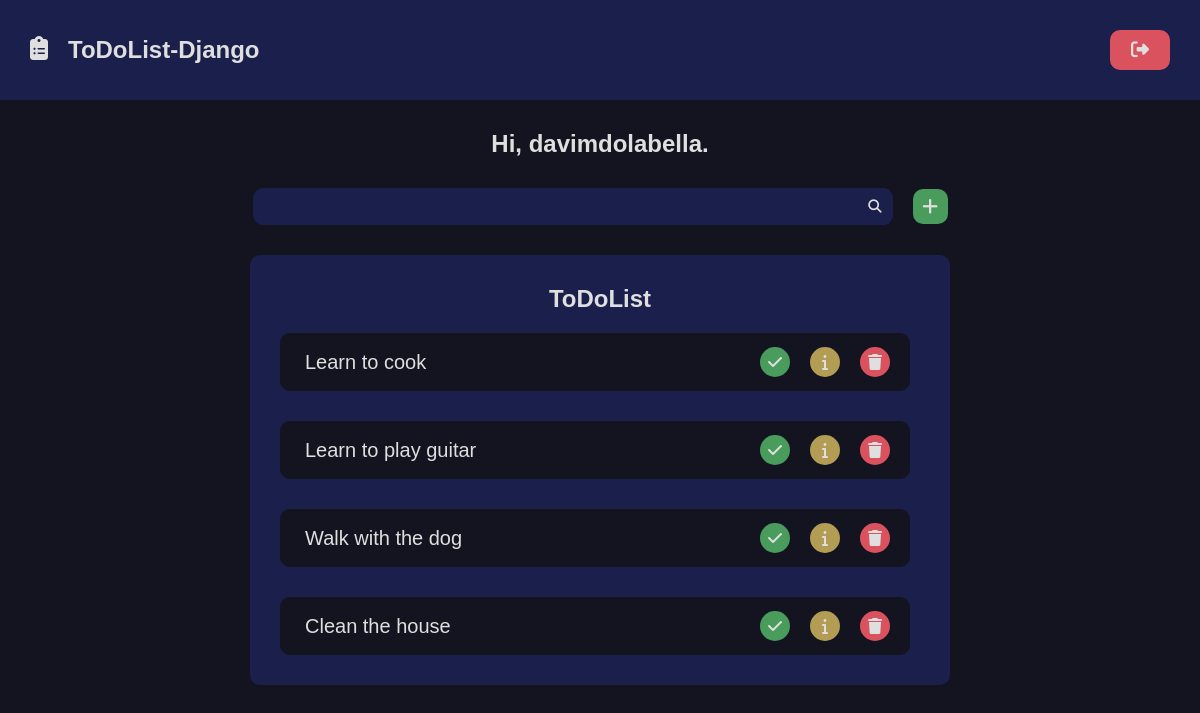
The app's page / (signed in) with its own data.
### todolist/models.py (models this page shows, shortened)
class Task(models.Model):
    title = models.CharField(max_length=35)
    description = models.TextField(max_length=500)
    checked = models.BooleanField(default=False)
    deadline = models.DateField()
    created_at = models.DateTimeField(auto_now_add=True)
    updated_at=models.DateTimeField(auto_now=True)
    slug = models.SlugField(max_length=20, unique=True)
    author = models.ForeignKey(
        User, on_delete=models.SET_NULL, null=True
    )

### todolist/views.py (the view)
# urls.py: path('', views.home, name='home'),
@login_required(login_url='users:login', redirect_field_name='next')
def home(request):
    tasks = Task.objects.filter(
            author=request.user
        ).order_by('-id')
    return render(request, 'todolist/pages/home.html', {
        'tasks':tasks,
    })

### todolist/templates/todolist/pages/home.html
{% extends "global/base.html" %}
{% block content %}
    <div class="main container">
        {% if not is_detail_page %}
            <h1 class="main_menssage">Hi, {{ request.user.username }}.</h1>
        {% endif %}
        {% include "todolist/partials/todolist.html" %}
    </div>
{% endblock content %}

### todolist/templates/todolist/partials/list_item.html
{% if is_detail_page %}
    <div class="list-item-actions" style="margin-top:1rem;">
        <div class="list-item-action-button">
            <a href="#" class="list-item-action-button-link two" title="edit-item"><i class="fa-solid fa-pencil"></i></a>
        </div>
        <div class="list-item-action-button">
            <a href="#" class="list-item-action-button-link three " title="delete-item"><i class="fa-solid fa-trash"></i></a>
        </div>
    </div>
    <div class="detail list-item border">
        <div class="detail list-item-content">
            {% if task.checked %}
            <p class="detail list-item-text">Status: <span>Done</span></p>
            {% else %}
            <p class="detail list-item-text">Status: <span>Not done</span></p>
            {% endif %}
        </div>
    </div>
    <div class="detail list-item border">
        <div class="detail list-item-content">
            <p class="detail list-item-text">Name: <span>{{ task.title }} </span></p>
        </div>
    </div>
    <div class="detail list-item border">
        <div class="detail list-item-content">
            <p class="detail list-item-text">Description: <span>{{ task.description }} </span></p>
        </div>
    </div>
    <div class="detail list-item border">
        <div class="detail list-item-content">
            <p class="detail list-item-text time">Deadline: <span>{{ task.deadline }} </span></p>
        </div>
    </div>
    <div class="detail list-item border">
        <div class="detail list-item-content">
            <p class="detail list-item-text time">Author: <span>{{ task.author.username }} </span></p>
        </div>
    </div>
{% else %}
    <div class="list-item border">
        <div class="list-item-content">
            <p class="list-item-text">
                {% if task.title %}
                    {{ task.title }}
                {% else %}
                    {{ task.object.title }}
                {% endif %}
            </p>
        </div>
        <div class="list-item-actions">
            <div class="list-item-action-button">
                <a href="#" class="list-item-action-button-link one" title="check-item"><i class="fa-solid fa-check"></i></a>
            </div>
            <div class="list-item-action-button">
                <a href="{% url 'todolist:detail' task.pk %}" class="list-item-action-button-link two" title="details"><i class="fa-solid fa-info"></i></a>
            </div>
            <div class="list-item-action-button">
                <a href="#" class="list-item-action-button-link three " title="delete-item"><i class="fa-solid fa-trash"></i></a>
            </div>
        </div>
    </div>
{% endif %}

### base_static/global/css/style.css (style rules this page uses)
:root { --color-primary: #269fe6; --color-primary-hover: #2086c2; --color-primary-dark: #13141f; --color-primary-dark-header:#1b1f4b; --color-primary-dark-hover: #212336; --color-primary-light: #d4ecfa; --color-primary-light-hover: #bdd8e7; --color-white: #dfdfdf; --color-black: #000; --color-dark-text: #444; --color-info-light: #cce5ff; --color-debug-light: #cce5ff; --color-success-light: #d4edda; --color-alert-light: #fff3cd; --color-warning-light: #fff3cd; --color-error-light: #f8d7da; --color-info-dark: #4d86c4; --color-debug-dark: #4d86c4; --color-success-dark: #4a9c5d; --color-alert-dark: #927f40; --color-warning-dark: #b39c53; --color-error-dark: #da525d; --color-gray-0: #f9f9f9; --color-gray-1: #e0e0e0; --color-gray-2: #c7c7c7; --color-gray-3: #aeaeae; --color-gray-4: #959595; --color-gray-5: #7d7d7d; --color-gray-6: #646464; --color-gray-7: #4b4b4b; --color-gray-8: #323232; --color-gray-9: #191919; --search-focus-color:#E8F0FE; --font-primary: sans-serif; --font-headings: sans-serif; --spacing-gutter-small: 2rem; --spacing-gutter-medium: 3rem; --spacing-gutter-large: 4rem; }
* { padding: 0; margin: 0; box-sizing: border-box; }
html { font-size: 62.5%; }
.border { border-radius: 1rem; }
body { font-size: 1.6rem; font-family: var(--font-primary); background-color: var(--color-primary-dark); }
h1,h2,h3,h4,h5,h6 { font-family: var(--font-headings); }
.container { max-width: 144rem; margin: 0 auto; padding: var(--spacing-gutter-medium); }
.main { display: flex; flex-direction: column; flex-wrap: nowrap; justify-content: center; width: 100%; }
.main .main_menssage { text-align: center; color: var(--color-white); font-size: 2.4rem; }
.todolist .list-item { padding: var(--spacing-gutter-small); width: 100%; max-height: 5.8rem; display: flex; background-color: var(--color-primary-dark); justify-content: space-between; align-items: center; }
.list-item-actions { display: flex; justify-content: center; align-items: center; gap:var(--spacing-gutter-small); z-index: 999; }
.list-item-actions .list-item-action-button-link { display: flex; justify-content: center; align-items: center; width: 3rem; height: 3rem; border-radius: 50%; border: 0; cursor: pointer; text-decoration: none; color: var(--color-white); transition: all .2s ease; z-index: 999; }
.list-item-action-button-link.one { background: var(--color-success-dark); }
.list-item-action-button-link.two { background: var(--color-warning-dark); }
.list-item-action-button-link.three { background: var(--color-error-dark); }
.list-item-content { max-width: 70%; overflow-x: auto; }
.list-item-text { font-size: 2rem; position: relative; padding: 0 .5rem; }
.list-item-text::before { content: ''; position: absolute; width: var(--before-width, 0); height: 2.5px; background: var(--color-white); top: 50%; left: 0; transform: translateY(-50%); transition: all 1s ease; }

### records on screen
Task: title "Learn to cook"
Task: title "Learn to play guitar"
Task: title "Walk with the dog"
Task: title "Clean the house"

### other values on screen
{{ request.user.username }} "davimdolabella"
